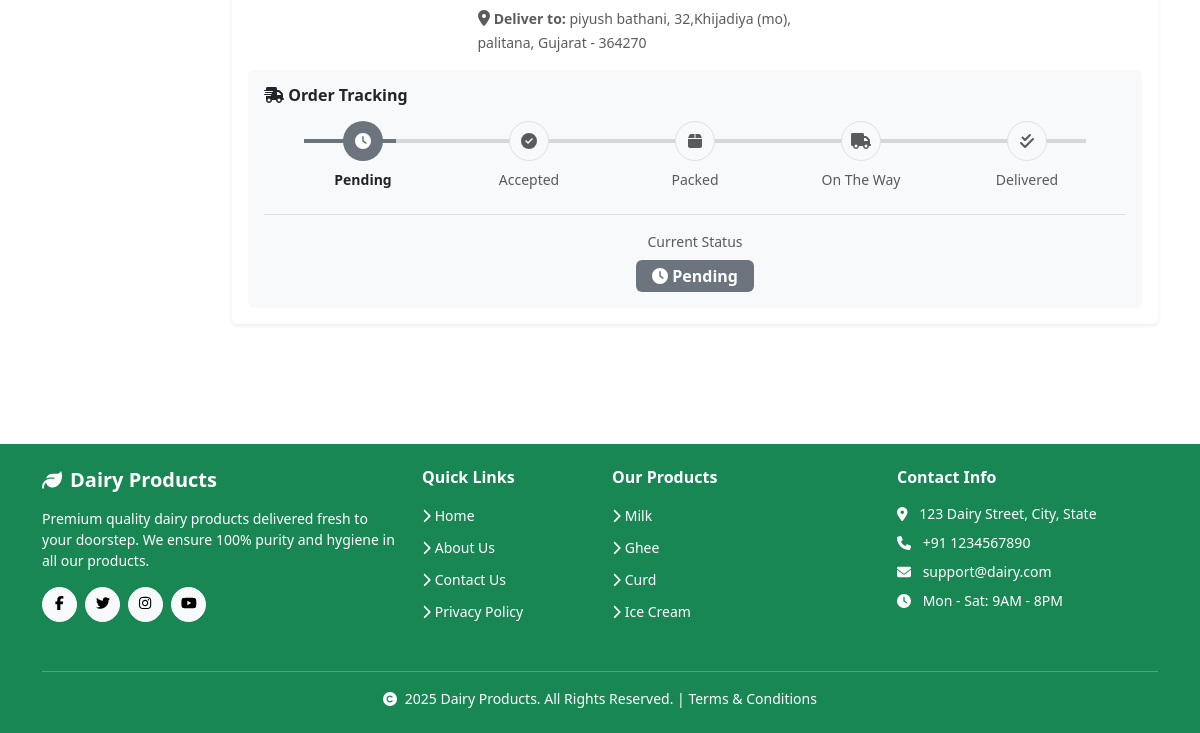
Page /orders/ (signed in, lower part) on the earlier database version.
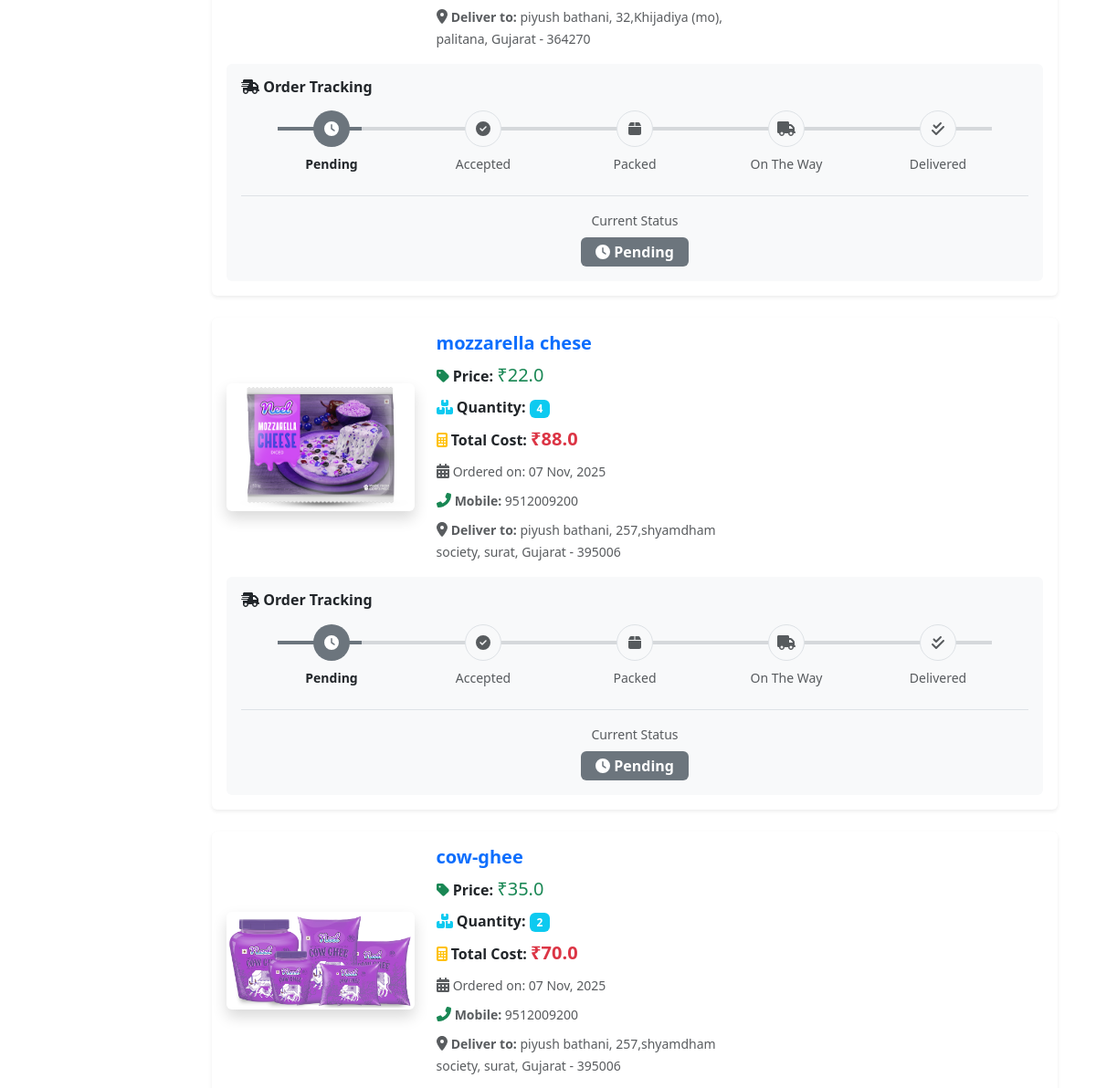
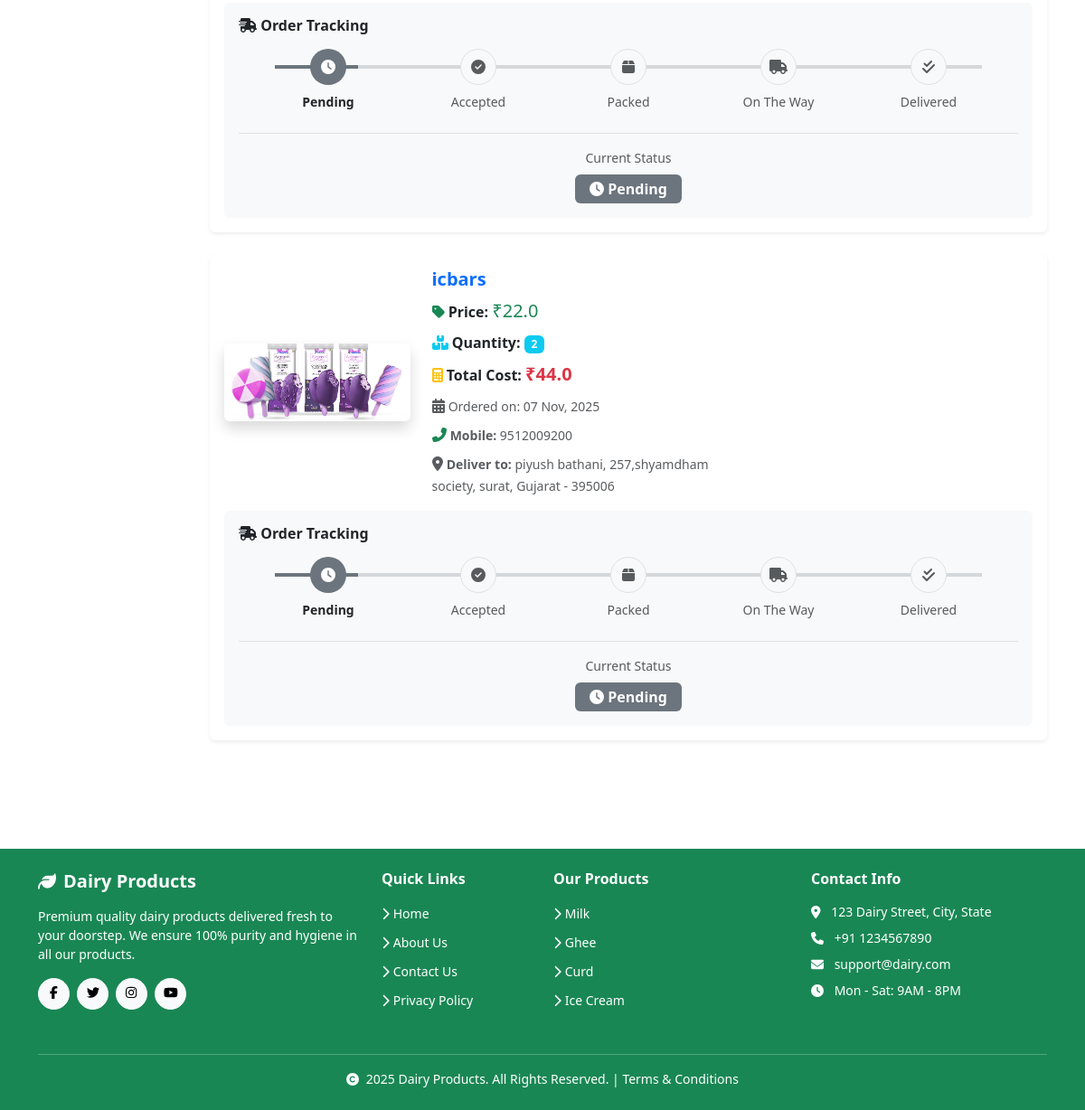
Same page on the later database version (2 pictures, top to bottom).
### app/models.py (models this page shows, shortened)
class OrderPlaced(models.Model):
    user = models.ForeignKey(User, on_delete=models.CASCADE)
    customer = models.ForeignKey(Customer, on_delete=models.CASCADE)
    product = models.ForeignKey(Product, on_delete=models.CASCADE)
    quantity = models.PositiveIntegerField(default=1)
    ordered_date = models.DateTimeField(auto_now_add=True)
    status = models.CharField(max_length=50, choices=STATUS_CHOICES, default='Pending')
    payment = models.ForeignKey(Payment, on_delete=models.CASCADE, default="")
    @property
    def total_cost(self):
        return self.quantity * self.product.discounted_price

class Customer(models.Model):
    user = models.ForeignKey(User, on_delete=models.CASCADE)
    name = models.CharField(max_length=200)
    locality = models.CharField(max_length=200)
    city = models.CharField(max_length=50)
    mobile = models.CharField(max_length=10)
    zipcode = models.CharField(max_length=10)
    state = models.CharField(choices=STATE_CHOICES, max_length=50)

class Product(models.Model):
    title = models.CharField(max_length=100)
    selling_price = models.FloatField()
    discounted_price = models.FloatField()
    description = models.TextField()
    composition = models.TextField(default='')
    prodapp = models.TextField(default='')
    category = models.CharField(choices=CATEGORY_CHOICES, max_length=2)
    product_image = models.ImageField(upload_to='product')

### app/views.py (the view)
# urls.py: path('orders/', views.orders, name='orders'),
def orders(request):
    if not request.user.is_authenticated:
        messages.warning(request, 'Please log in to view your orders.')
        return redirect('customer-login')
    op = OrderPlaced.objects.filter(user=request.user)
    return render(request, 'app/orders.html', locals())

### app/templates/app/orders.html (shortened to what the changed rows need)
{% extends 'app/layout.html' %}
{% load static %}
{% block content %}
<div class="container my-5">
    <div class="row">
        <div class="col-lg-10 col-md-9">
            {% if op %}
                {% for order in op %}
                <div class="card shadow-sm mb-4 border-0">
                    <div class="card-body">
                        <div class="row align-items-center">
                            <div class="col-lg-3 col-md-4 text-center mb-3 mb-md-0">
                                <img src="{{order.product.product_image.url}}"
                                     class="img-fluid rounded shadow"
                                     alt="{{order.product.title}}"
                                     style="max-height: 200px; object-fit: cover;">
                            </div>
                            <div class="col-lg-5 col-md-4 mb-3 mb-md-0">
                                <h5 class="card-title text-primary fw-bold">{{order.product.title}}</h5>
                                <p class="mb-2">
                                    <i class="fas fa-tag text-success"></i>
                                    <strong>Price:</strong>
                                    <span class="text-success fs-5">₹{{order.product.discounted_price}}</span>
                                </p>
                                <p class="mb-2">
                                    <i class="fas fa-boxes text-info"></i>
                                    <strong>Quantity:</strong>
                                    <span class="badge bg-info">{{order.quantity}}</span>
                                </p>
                                <p class="mb-2">
                                    <i class="fas fa-calculator text-warning"></i>
                                    <strong>Total Cost:</strong>
                                    <span class="text-danger fw-bold fs-5">₹{{order.total_cost}}</span>
                                </p>
                                <p class="mb-2 text-muted">
                                    <i class="fas fa-calendar-alt"></i>
                                    <small>Ordered on: {{order.ordered_date|date:"d M, Y"}}</small>
                                </p>
                                <p class="mb-2 text-muted">
                                    <i class="fas fa-phone-alt text-success"></i>
                                    <small><strong>Mobile:</strong> {{order.customer.mobile}}</small>
                                </p>
                                <p class="mb-0 text-muted">
                                    <i class="fas fa-map-marker-alt"></i>
                                    <small><strong>Deliver to:</strong> {{order.customer.name}}, {{order.customer.locality}}, {{order.customer.city}}, {{order.customer.state}} - {{order.customer.zipcode}}</small>
                                </p>
                            </div>
                            <div class="col-12">
                                <div class="card bg-light border-0 mt-3">
                                    <div class="card-body">
                                        <h6 class="mb-3 fw-bold">
                                            <i class="fas fa-shipping-fast"></i> Order Tracking
                                        </h6>
                                        {% if order.status != 'Cancelled' %}
                                        <div class="d-flex justify-content-between align-items-start position-relative px-3">
                                            <div class="position-absolute top-0 start-0 w-100 d-flex align-items-center" style="height: 40px; padding: 0 2.5rem;">
                                            </div>
                                            <div class="position-absolute top-0 start-0 d-flex align-items-center" style="height: 40px; padding: 0 2.5rem;
                                                {% if order.status == 'Pending' %}width: 20%;
                                                {% elif order.status == 'Accepted' %}width: 40%;
                                                {% elif order.status == 'Packed' %}width: 60%;
                                                {% elif order.status == 'On The Way' %}width: 80%;
                                                {% elif order.status == 'Delivered' %}width: 100%;
                                                {% endif %}">
                                            </div>
                                            <div class="text-center position-relative" style="z-index: 1; flex: 1;">
                                                <div class="mb-2">
                                                    <div class="{% if order.status == 'Pending' or order.status == 'Accepted' or order.status == 'Packed' or order.status == 'On The Way' or order.status == 'Delivered' %}bg-secondary text-white{% else %}bg-light text-muted border{% endif %} rounded-circle d-inline-flex align-items-center justify-content-center" style="width: 40px; height: 40px;">
                                                        <i class="fas fa-clock"></i>
                                                    </div>
                                                </div>
                                                <small class="d-block {% if order.status == 'Pending' %}fw-bold text-dark{% else %}text-muted{% endif %}">
                                                    Pending
                                                </small>
                                            </div>
                                            <div class="text-center position-relative" style="z-index: 1; flex: 1;">
                                                <div class="mb-2">
                                                    <div class="{% if order.status == 'Accepted' or order.status == 'Packed' or order.status == 'On The Way' or order.status == 'Delivered' %}bg-primary text-white{% else %}bg-light text-muted border{% endif %} rounded-circle d-inline-flex align-items-center justify-content-center" style="width: 40px; height: 40px;">
                                                        <i class="fas fa-check-circle"></i>
                                                    </div>
                                                </div>
                                                <small class="d-block {% if order.status == 'Accepted' %}fw-bold text-dark{% else %}text-muted{% endif %}">
                                                    Accepted
                                                </small>
                                            </div>
                                            <div class="text-center position-relative" style="z-index: 1; flex: 1;">
                                                <div class="mb-2">
                                                    <div class="{% if order.status == 'Packed' or order.status == 'On The Way' or order.status == 'Delivered' %}bg-info text-white{% else %}bg-light text-muted border{% endif %} rounded-circle d-inline-flex align-items-center justify-content-center" style="width: 40px; height: 40px;">
                                                        <i class="fas fa-box"></i>
                                                    </div>
                                                </div>
                                                <small class="d-block {% if order.status == 'Packed' %}fw-bold text-dark{% else %}text-muted{% endif %}">
                                                    Packed
                                                </small>
                                            </div>
                                            <div class="text-center position-relative" style="z-index: 1; flex: 1;">
                                                <div class="mb-2">
                                                    <div class="{% if order.status == 'On The Way' or order.status == 'Delivered' %}bg-warning text-dark{% else %}bg-light text-muted border{% endif %} rounded-circle d-inline-flex align-items-center justify-content-center" style="width: 40px; height: 40px;">
                                                        <i class="fas fa-truck"></i>
                                                    </div>
                                                </div>
                                                <small class="d-block {% if order.status == 'On The Way' %}fw-bold text-dark{% else %}text-muted{% endif %}">
                                                    On The Way
                                                </small>
                                            </div>
                                            <div class="text-center position-relative" style="z-index: 1; flex: 1;">
                                                <div class="mb-2">
                                                    <div class="{% if order.status == 'Delivered' %}bg-success text-white{% else %}bg-light text-muted border{% endif %} rounded-circle d-inline-flex align-items-center justify-content-center" style="width: 40px; height: 40px;">
                                                        <i class="fas fa-check-double"></i>
                                                    </div>
                                                </div>
                                                <small class="d-block {% if order.status == 'Delivered' %}fw-bold text-success{% else %}text-muted{% endif %}">
                                                    Delivered
                                                </small>
                                            </div>
                                        </div>
                                        {% endif %}
                                        <div class="text-center mt-4 pt-3 border-top">
                                            <small class="text-muted d-block mb-2">Current Status</small>
                                            {% if order.status == 'Pending' %}
                                                <span class="badge bg-secondary fs-6 px-3 py-2">
                                                    <i class="fas fa-clock"></i> Pending
                                                </span>
                                            {% elif order.status == 'Accepted' %}
                                                <span class="badge bg-primary fs-6 px-3 py-2">
                                                    <i class="fas fa-check-circle"></i> Accepted
                                                </span>
                                            {% elif order.status == 'Packed' %}
                                                <span class="badge bg-info fs-6 px-3 py-2">
                                                    <i class="fas fa-box"></i> Packed
                                                </span>
                                            {% elif order.status == 'On The Way' %}
                                                <span class="badge bg-warning text-dark fs-6 px-3 py-2">
                                                    <i class="fas fa-truck"></i> On The Way
                                                </span>
                                            {% elif order.status == 'Delivered' %}
                                                <span class="badge bg-success fs-6 px-3 py-2">
                                                    <i class="fas fa-check-double"></i> Delivered
                                                </span>
                                            {% elif order.status == 'Cancelled' %}
                                                <span class="badge bg-danger fs-6 px-3 py-2">
                                                    <i class="fas fa-times-circle"></i> Cancelled
                                                </span>
                                            {% endif %}
                                        </div>
                                    </div>
                                </div>
                            </div>
                        </div>
                    </div>
                </div>
                {% endfor %}
            {% endif %}
        </div>
    </div>
</div>
{% endblock content %}

Differences in the rows shown:
added OrderPlaced: product.product_image (picture), product "mozzarella chese", product.discounted_price "22.0", quantity "4", total_cost "88.0", ordered_date "07 Nov, 2025", customer.mobile "9512009200", customer.name "piyush bathani", customer.locality "257,shyamdham society", customer.city "surat", customer.state "Gujarat", customer.zipcode "395006", status "Pending" (drawn)
added OrderPlaced: product.product_image (picture), product "cow-ghee", product.discounted_price "35.0", quantity "2", total_cost "70.0", ordered_date "07 Nov, 2025", customer.mobile "9512009200", customer.name "piyush bathani", customer.locality "257,shyamdham society", customer.city "surat", customer.state "Gujarat", customer.zipcode "395006", status "Pending" (drawn)
added OrderPlaced: product.product_image (picture), product "icbars", product.discounted_price "22.0", quantity "2", total_cost "44.0", ordered_date "07 Nov, 2025", customer.mobile "9512009200", customer.name "piyush bathani", customer.locality "257,shyamdham society", customer.city "surat", customer.state "Gujarat", customer.zipcode "395006", status "Pending" (drawn)
